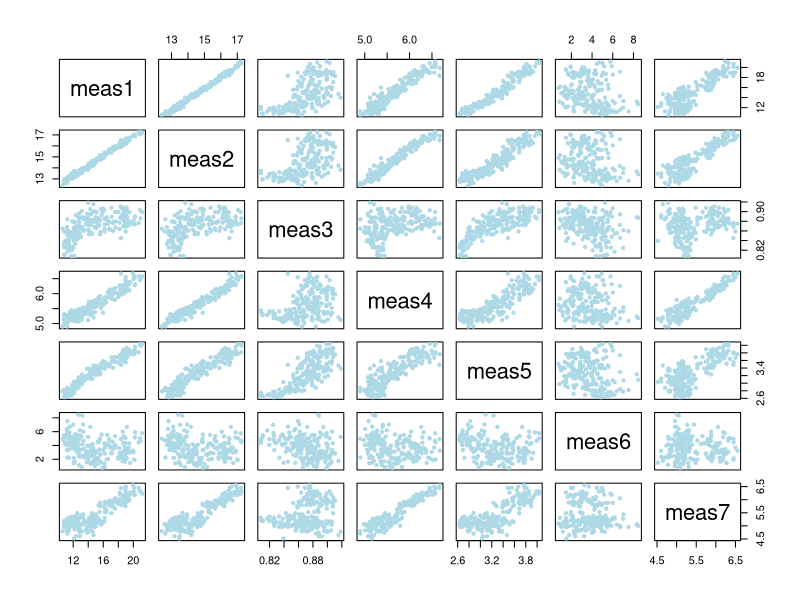
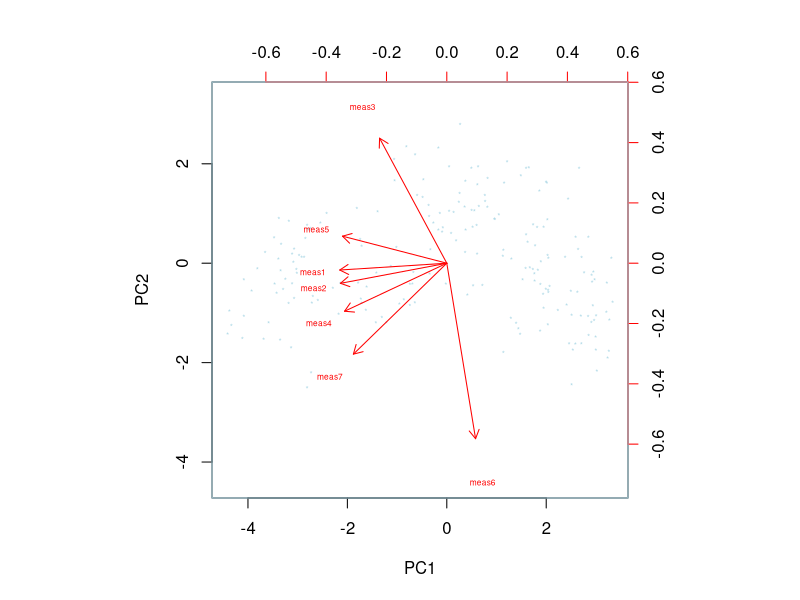
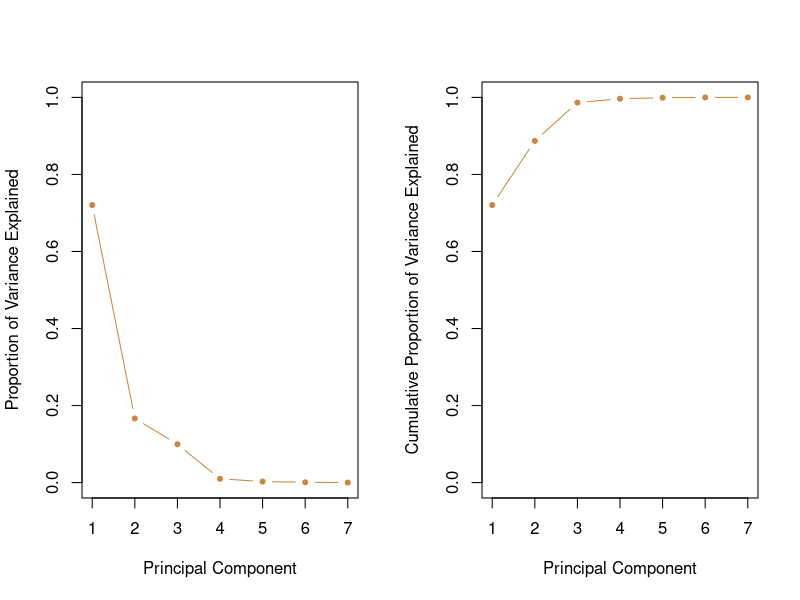
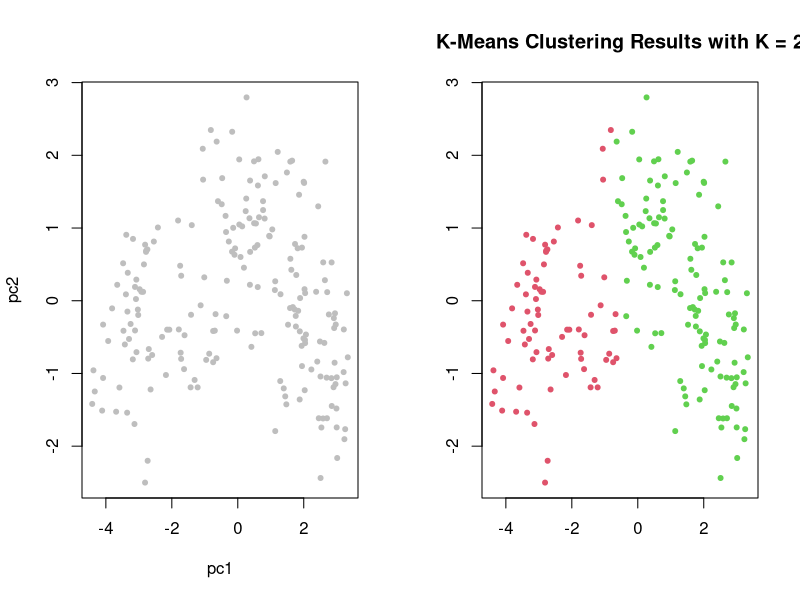

These charts were generated, in order, by the following R code:
## ---- chunk 1
seeds<-read.csv("seeds_dataset.csv")
seeds
dim(seeds)
#View(seeds)
## ---- chunk 2
seeds=na.omit(seeds)
dim(seeds)
## ---- chunk 3
colnames(seeds)=c("meas1", "meas2", "meas3", "meas4", "meas5", "meas6", "meas7")
attach(seeds)
## ---- chunk 4
plot(seeds, col="lightblue", pch=20)
## ---- chunk 5
km.out <- kmeans(seeds, 2, nstart = 20)
km.out
pre.clustering=km.out$cluster
## ---- chunk 6
library(stats)
## ---- chunk 7
pr.out=prcomp(seeds,scale=TRUE)
pr.out$center
pr.out$scale
pr.out$rotation
## ---- chunk 8
biplot(pr.out,scale=0, cex=0.5, xlabs=rep("*", length(meas1)),
       col=c("lightblue", "red"))
## ---- chunk 9
pr.var=pr.out$sdev^2
pve=pr.var/sum(pr.var)
pve

par(mfrow = c(1, 2))
plot(pve,xlab="Principal Component", 
     ylab="Proportion of Variance Explained", col="peru", 
     pch=20, ylim=c(0,1),type='b')
plot(cumsum(pve),xlab="Principal Component", 
     ylab="Cumulative Proportion of Variance Explained", 
     col="peru", pch=20, ylim=c(0,1),type='b')
## ---- chunk 10
pr.out$x
## ---- chunk 11
pc1=pr.out$x[,1]
pc2=pr.out$x[,2]
## ---- chunk 12
plot(pc1, pc2, col="grey",pch=20)
## ---- chunk 13
pcs=cbind(pc1, pc2)
km.out=kmeans(pcs, 2, nstart=25)
## ---- chunk 14
sum(km.out$cluster==pre.clustering)/length(pre.clustering)
km.out$cluster
pre.clustering
## ---- chunk 15
plot(pcs, col = (km.out$cluster + 1),
    main = "K-Means Clustering Results with K = 2",
    xlab = "", ylab = "", pch = 20, cex = 1)
